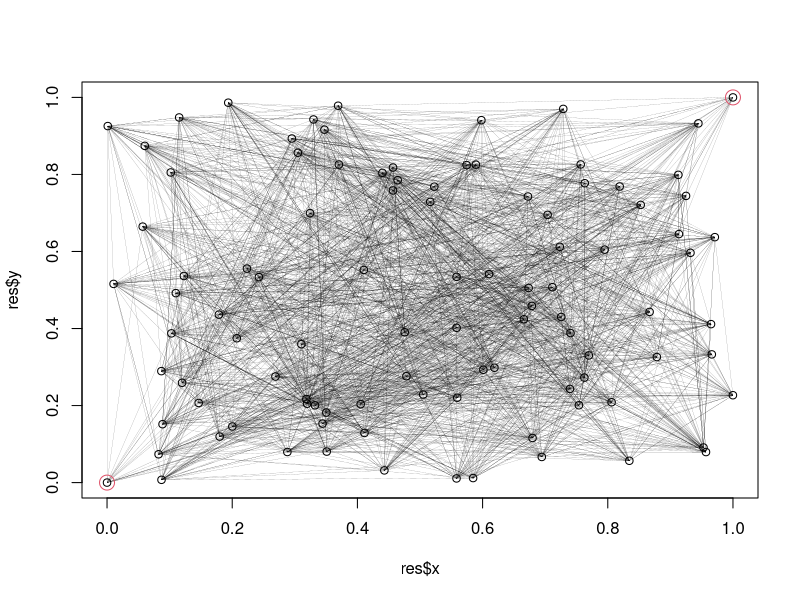
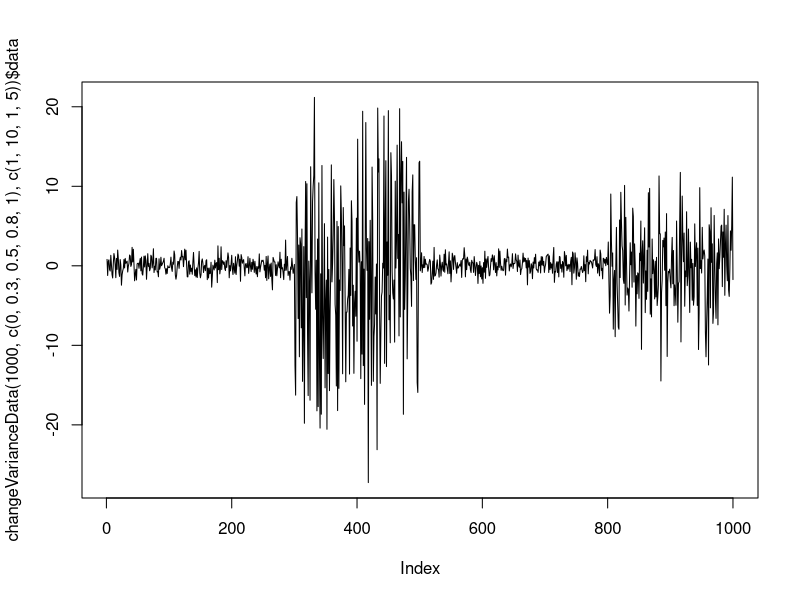
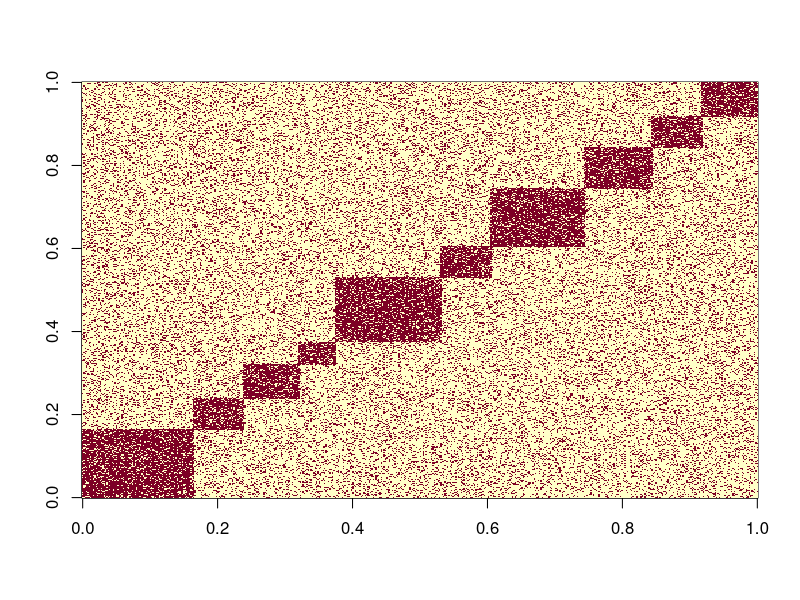
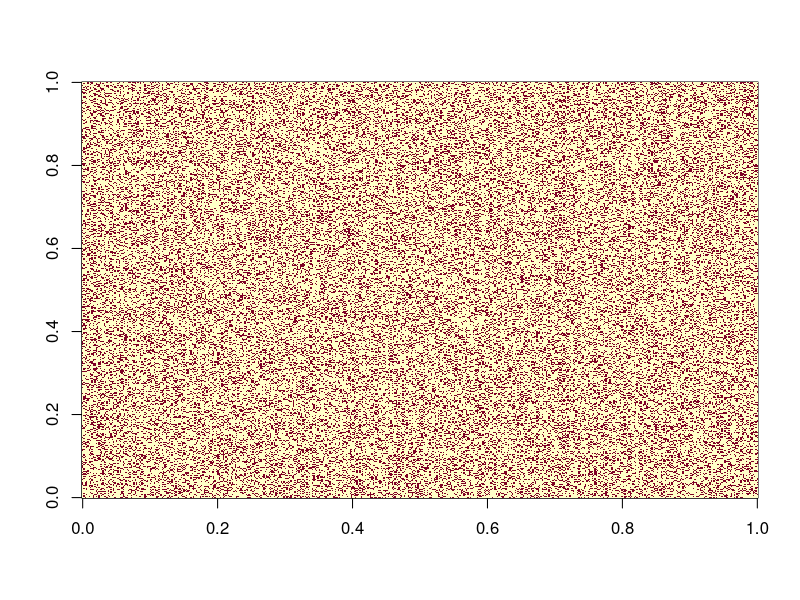
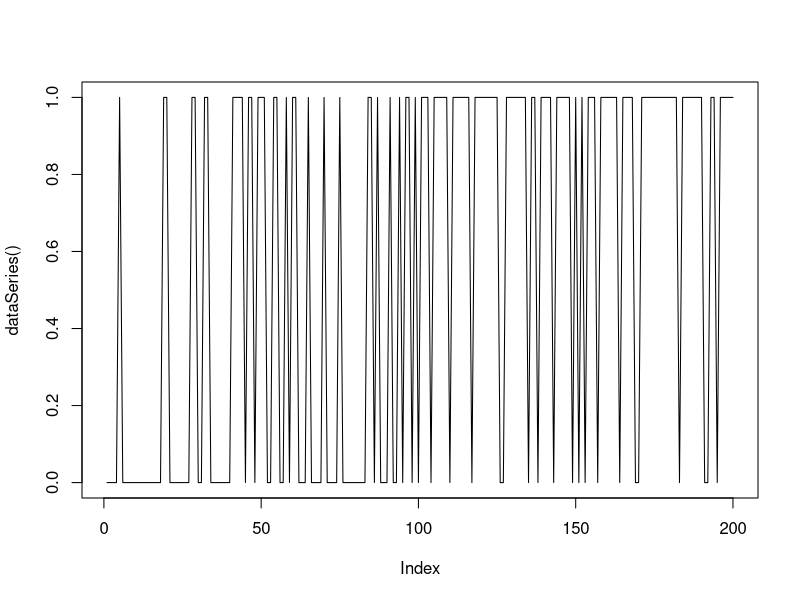
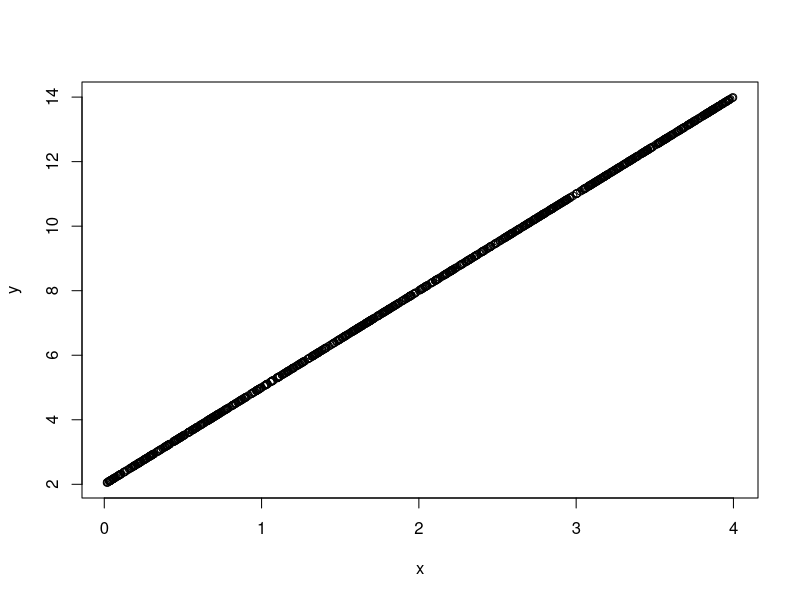
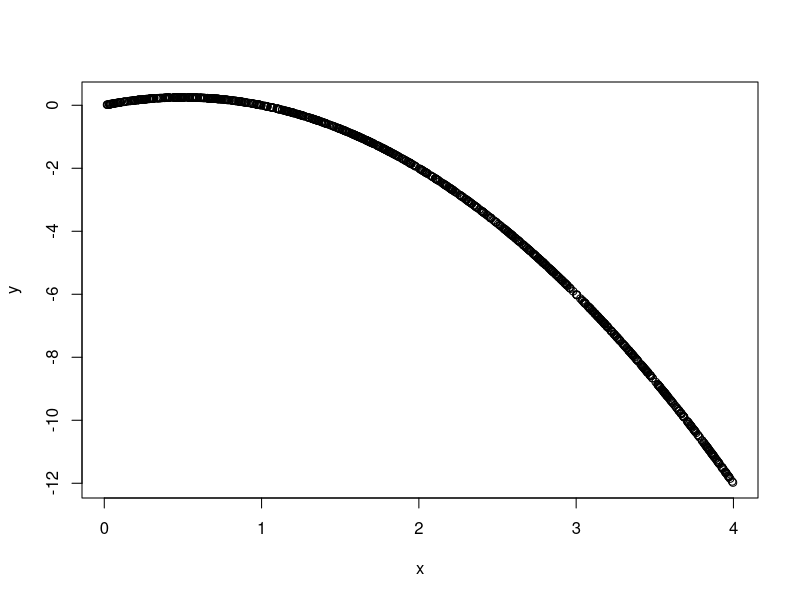
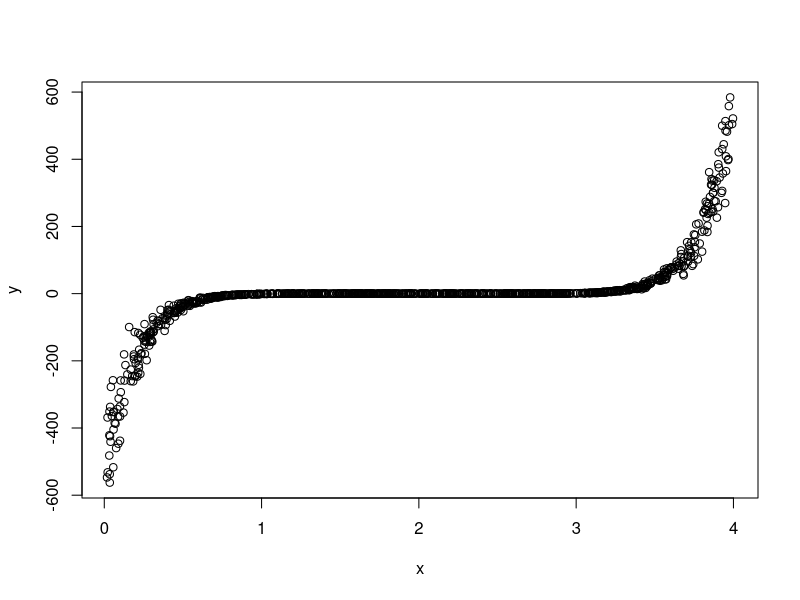

Recreate these plots in R, in order.

##### ##### ##### ##### ##### ##### ##### ##### ##### ##### 
##### ##### ##### ##### ##### ##### ##### ##### ##### ##### 
##### ##### ##### ##### ##### ##### ##### ##### ##### ##### 
# PROJET 1

graph <- function(n, nbPaths)
{
  x <-  runif(n-2)
  y <-  runif(n-2)
  x <- c(0,x,1)
  y <- c(0,y,1)
  edge <- matrix(0, (n-1)*nbPaths, 3)
  colnames(edge) <- c("v1","v2", "distance")

  for(i in 1:nbPaths)
  {
    pos <- ((i-1)*(n-1) +1):(i*(n-1))
    U <- sample(2:(n-1))
    S <- c(1,U)
    E <- c(U,n)
    edge[pos, 1] <- S
    edge[pos, 2] <- E
    edge[pos, 3] <- sqrt((x[S] - x[E])^2 +  (y[S] - y[E])^2)  
  }

  return(list(x = x, y = y, edge = edge))
}

n <- 100
res <- graph(n,20)
res
plot(res$x, res$y, xlim = c(0,1), ylim = c(0,1))
for(i in 1:dim(res$edge)[1]){segments(x0 = res$x[res$edge[i,1]],
                      y0 = res$y[res$edge[i,1]], 
                      x1 = res$x[res$edge[i,2]], 
                      y1 = res$y[res$edge[i,2]], lwd = 0.1)}
points(res$x[1], res$y[1], col = 2, cex = 2)
points(res$x[n], res$y[n], col = 2, cex = 2)


##### ##### ##### ##### ##### ##### ##### ##### ##### ##### 
##### ##### ##### ##### ##### ##### ##### ##### ##### ##### 
##### ##### ##### ##### ##### ##### ##### ##### ##### ##### 
# PROJET 2


changeVarianceData <- function(n, tau = c(0,0.5,1), sd = c(0,2))
{
  res <- rep(0,n)
  chpt <- floor(n * tau)
  res <- rnorm(n = n, mean = 0, sd = rep(sd, diff(chpt)))
  return(list(data = res, tau = tau, sd = sd))
}

plot(changeVarianceData(1000, c(0,0.3,0.5,0.8,1), c(1,10,1,5))$data, type = 'l')

##### ##### ##### ##### ##### ##### ##### ##### ##### ##### 
##### ##### ##### ##### ##### ##### ##### ##### ##### ##### 
##### ##### ##### ##### ##### ##### ##### ##### ##### ##### 
# PROJET 3


binaryMatrix <- function(n, p, nbClust = 10 , d1 = 0.8, d0 = 0.2)
{
  mat <- matrix(rbinom(n = n*p, size = 1, prob = d0),n,p)
  clus1 <- rpois(nbClust, 10)
  divX <- floor(clus1* n / sum(clus1))
  divX[1] <- divX[1] + (n - sum(divX))
  divX <- c(1, cumsum(divX))
  clus2 <- rpois(nbClust, 10)
  divY <- floor(clus2* p / sum(clus2))
  divY[1] <- divY[1] + (p - sum(divY))
  divY <- c(1, cumsum(divY))
  for(i in 1:nbClust)
  {
    mat[divX[i]:divX[i+1],divX[i]:divX[i+1]] <- rbinom(n = (divX[i+1]-divX[i]+1)*(divX[i+1]-divX[i]+1), size = 1, prob = d1)
  }
  
  return(list(matI = mat, matR = mat[sample(n),sample(p)]))
}

res <- binaryMatrix(500,500)
image(res$matI)
image(res$matR)


##### ##### ##### ##### ##### ##### ##### ##### ##### ##### 
##### ##### ##### ##### ##### ##### ##### ##### ##### ##### 
##### ##### ##### ##### ##### ##### ##### ##### ##### ##### 
# PROJET 4

studentProjectScore <- function(n, type = "random", pref = (1:n)^2)
{
  res <-  NULL
  if(type == "pref")
  {
    res <- matrix(1:n,n,n, byrow = TRUE)
    res <- t(apply(res,1,function(x) sample(x, prob = pref)))
  }
  if(type == "random")
  {
    res <- matrix(1:n,n,n, byrow = TRUE)
    res <- t(apply(res,1,sample))
  }
  return(res)
}



##### ##### ##### ##### ##### ##### ##### ##### ##### ##### 
##### ##### ##### ##### ##### ##### ##### ##### ##### ##### 
##### ##### ##### ##### ##### ##### ##### ##### ##### ##### 
# Projet 5
# web scraping

# http://edutechwiki.unige.ch/fr/Web_scraping_avec_R




##### ##### ##### ##### ##### ##### ##### ##### ##### ##### 
##### ##### ##### ##### ##### ##### ##### ##### ##### ##### 
# Projet 6

dataSeries <- function(n0 = 100, n1 = 100, p0 = 0.3, p1 = 0.8)
{
  s1 <- rbinom(n = n0, size = 1, prob = p0)
  s2 <- rbinom(n = n1, size = 1, prob = p1)
  return(c(s1,s2))
}

plot(dataSeries(), type = 'l')



##### ##### ##### ##### ##### ##### ##### ##### ##### ##### 
##### ##### ##### ##### ##### ##### ##### ##### ##### ##### 
##### ##### ##### ##### ##### ##### ##### ##### ##### ##### 
#Projet 7

n <- 1000
#x <- rnorm(n, mean = 2)
x <- runif(n, min = 0, max = 4)

# CASE 1
y <- 3*x + 2
plot(x,y)
cor(x,y)
cor(x,y, method="kendall")

# CASE 2
y <- x*(1-x)
plot(x,y)
cor(x,y)
cor(x,y, method="kendall")

# CASE 3
z <- (x-2)^9
y <- z + abs(z)/max(abs(z))*rnorm(n, mean = 0, sd = 100) 
plot(x,y)
cor(x,y)
cor(x,y, method="kendall")



#### resampling


myCorr <- function(x,y, n, nb)
{
  s <- sample(n, size = nb)
  return(cor(x[s],y[s], method="kendall"))
}

z <- replicate(1000, myCorr(x,y,n,100))
hist(z, breaks = 30)
mean(z)



